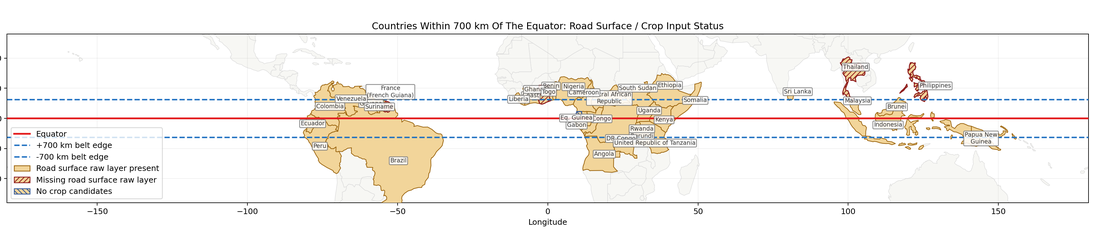
#> input picture thesis_repro/ch4_equator_belt_map/data/equator_belt_map_ru.png, 1097 x 238 px, shrunk from 3490 x 756 before the run
$ python adjust_equator_belt_canvas.py
#> lines starting #> are read from the running program, lines starting #| are printed output that depends on the picture
#!/usr/bin/env python3
from __future__ import annotations

import argparse
import shutil
from pathlib import Path

from PIL import Image


SCRIPT_DIR = Path(__file__).resolve().parent
PACKAGE_DIR = SCRIPT_DIR.parent
THESIS_DIR = PACKAGE_DIR.parents[1]
DEFAULT_SOURCE = PACKAGE_DIR / "data/equator_belt_map_ru.png"
DEFAULT_OUT = PACKAGE_DIR / "outputs/equator_belt_map_ru_cropped_taller.png"
DEFAULT_THESIS_IMAGE = THESIS_DIR / "images/ch4/equator_belt_map_ru_cropped_taller.png"


def main() -> None:
    parser = argparse.ArgumentParser(description="Crop the thesis equator belt map and increase canvas height.")
    parser.add_argument("--source", type=Path, default=DEFAULT_SOURCE)
    parser.add_argument("--out", type=Path, default=DEFAULT_OUT)
    parser.add_argument("--thesis-image", type=Path, default=DEFAULT_THESIS_IMAGE)
    parser.add_argument("--left", type=int, default=150)
    parser.add_argument("--right", type=int, default=160)
    parser.add_argument("--height-scale", type=float, default=1.3)
    parser.add_argument("--no-copy-to-thesis", action="store_true")
    args = parser.parse_args()

    image = Image.open(args.source).convert("RGBA")
#> image is the input picture: PIL image 1097x238 RGBA; mean R, G, B, A 245, 242.2, 239.1, 255
    width, height = image.size
#> width = 1097; height = 238
    cropped = image.crop((args.left, 0, width - args.right, height))
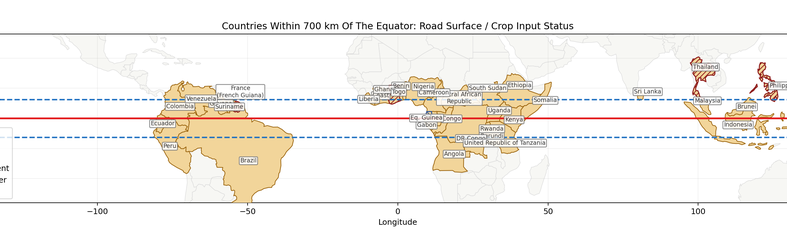
#> cropped: PIL image 787x238 RGBA; mean R, G, B, A 244.5, 241.2, 236.9, 255
    new_height = round(cropped.height * args.height_scale)
#> new_height = 309
    output = Image.new("RGBA", (cropped.width, new_height), (255, 255, 255, 255))
#> output: PIL image 787x309 RGBA; every value is 255
    output.alpha_composite(cropped, (0, (new_height - cropped.height) // 2))
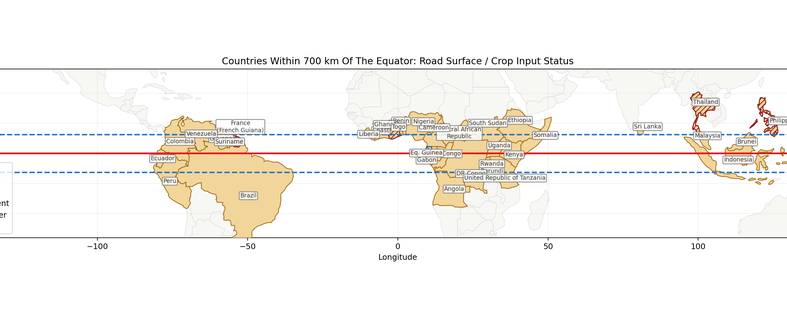
#> output: PIL image 787x309 RGBA; mean R, G, B, A 246.9, 244.3, 241.1, 255

    args.out.parent.mkdir(parents=True, exist_ok=True)
    output.save(args.out)
    print(f"wrote={args.out} size={output.width}x{output.height}")
#| wrote=thesis_repro/ch4_equator_belt_map/outputs/equator_belt_map_ru_cropped_taller.png size=787x309

    if not args.no_copy_to_thesis:
        args.thesis_image.parent.mkdir(parents=True, exist_ok=True)
        shutil.copy2(args.out, args.thesis_image)
        print(f"copied={args.thesis_image}")


if __name__ == "__main__":
    main()

$ run again, with thesis_repro/ch4_equator_belt_map/data/equator_country_belt_map_700km.png copied over thesis_repro/ch4_equator_belt_map/data/equator_belt_map_ru.png
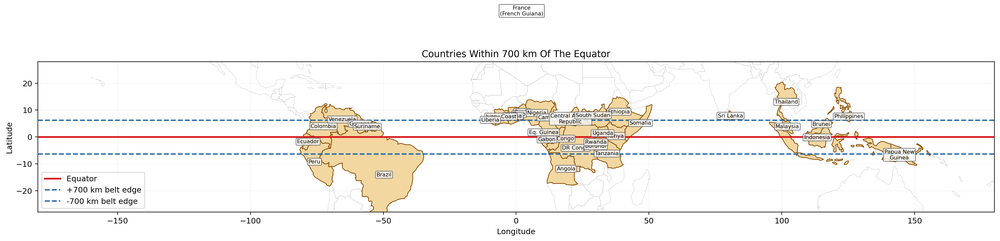
#> input picture thesis_repro/ch4_equator_belt_map/data/equator_country_belt_map_700km.png, 1000 x 241 px, shrunk from 3936 x 949 before the run
#> in main, image is the input picture: PIL image 1000x241 RGBA; mean R, G, B, A 246.6, 244.4, 242.2, 255
#> in main, `cropped = image.crop((args.left, 0, width - args.right, height))`:
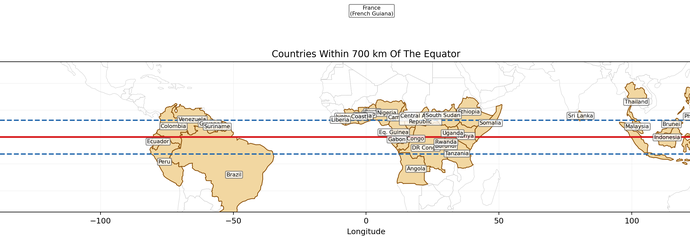
#> cropped: PIL image 690x241 RGBA; mean R, G, B, A 246, 243.3, 240, 255
#> in main, `output.alpha_composite(cropped, (0, (new_height - cropped.height) // 2))`:
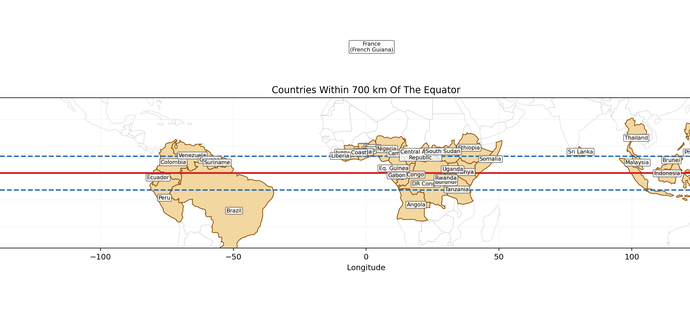
#> output: PIL image 690x313 RGBA; mean R, G, B, A 248.1, 246, 243.5, 255
#| wrote=thesis_repro/ch4_equator_belt_map/outputs/equator_belt_map_ru_cropped_taller.png size=690x313
